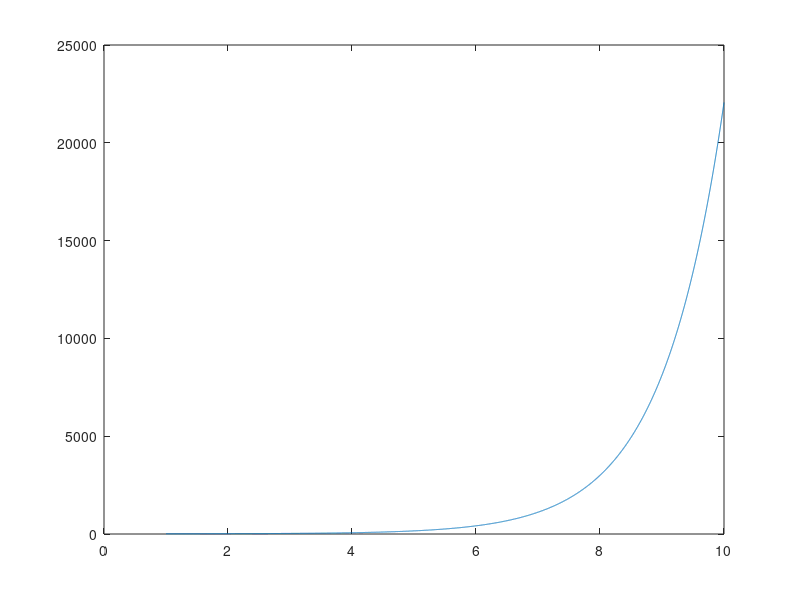

MATLAB code for this plot:
y_prime = @(x) cos(x)+log(x)+ exp(x); % log(x) = ln(x)
y0 = 12;

a = 1; 
b = 10; 
h = 10^-3;
ord = [];
absc = [];
y = y0;

for (x=a:h:b)
    y = y + y_prime(x).*h;
    absc= [ absc , x];
    ord = [ord, y];
end


plot (absc , ord)